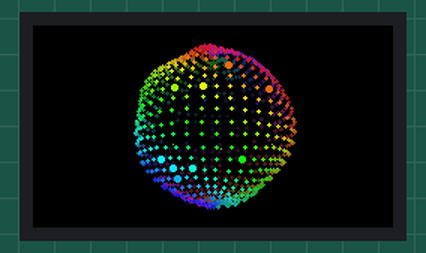
A sketch run on a simulated ESP32. Shown: 240×135 colour display. Random numbers use the default seed unless the sketch sets one.

Above: at 0.65 s.
At 4.46 s:
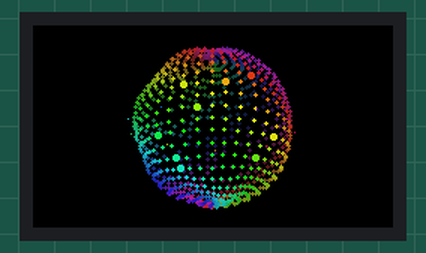
At 7.63 s:
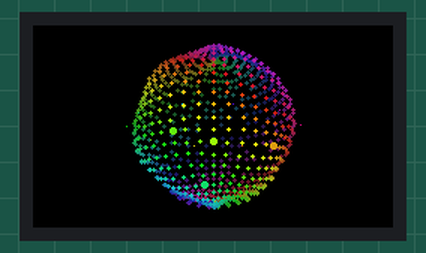
At 11.76 s:
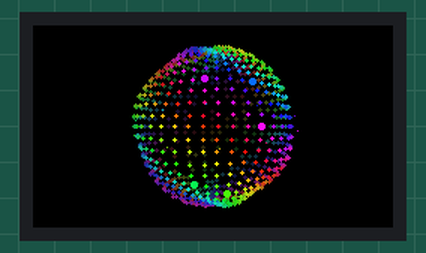
At 17.15 s:
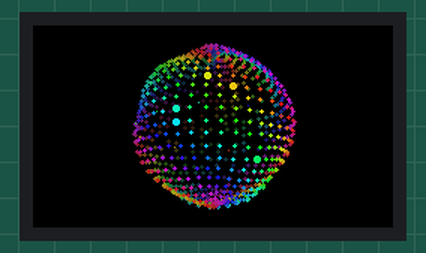
At 21.61 s:
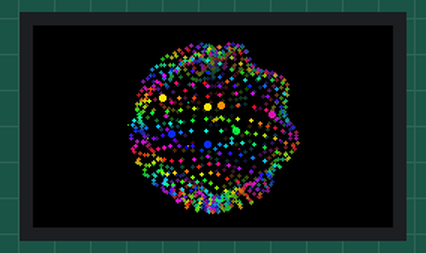

The sketch:

face.ino
```cpp
#include <TFT_eSPI.h>
#include "MatrixCodeNFI18.h"

// ============================================================
// LILYGO / TTGO POCKET SPHERE
//
// RGB animated 3D sphere made from hundreds of glowing dots.
// Inspired by the reference "pocket sphere" animation:
//
//  - dense circular dot grid
//  - real 3D rotation
//  - rainbow colour field
//  - spiral / vortex distortion
//  - moving highlight
//  - different visual modes
//
// The Matrix font is included because it is already part of
// your project, but this animation intentionally uses RGB dots
// rather than Matrix letters.
// ============================================================

TFT_eSPI tft = TFT_eSPI();

#define FRAME_MS          28

// Screen is 240 x 135 in landscape on the TTGO/LILYGO setup.
#define SPHERE_RADIUS     51

// Dot density
#define LAT_COUNT         25
#define LON_COUNT         42
#define TOTAL_POINTS      (LAT_COUNT * LON_COUNT)

// Dot size:
// 0 = 1 pixel
// 1 = 3x3-ish filled circle
#define DOT_RADIUS        1

// Automatically switch between different sphere looks.
#define AUTO_MODE         true
#define MODE_TIME         9000

// ------------------------------------------------------------
// 3D point
// ------------------------------------------------------------
struct SpherePoint {
  float x;
  float y;
  float z;
  float u;
  float v;
};

SpherePoint points[TOTAL_POINTS];

float rotY = 0.0;
float rotX = 0.18;

float timeAnim = 0.0;

unsigned long lastFrame = 0;
unsigned long modeStart = 0;

int mode = 0;

// ------------------------------------------------------------
// RGB colour helper
// HSV hue 0..255 -> RGB565
// ------------------------------------------------------------
uint16_t HSVto565(float hue, float sat, float val) {

  while (hue < 0)
    hue += 255.0;

  while (hue >= 255.0)
    hue -= 255.0;

  float h = hue / 255.0 * 6.0;

  int i = floor(h);
  float f = h - i;

  float p = val * (1.0 - sat);
  float q = val * (1.0 - sat * f);
  float t = val * (1.0 - sat * (1.0 - f));

  float r, g, b;

  switch (i % 6) {

    case 0:
      r = val;
      g = t;
      b = p;
      break;

    case 1:
      r = q;
      g = val;
      b = p;
      break;

    case 2:
      r = p;
      g = val;
      b = t;
      break;

    case 3:
      r = p;
      g = q;
      b = val;
      break;

    case 4:
      r = t;
      g = p;
      b = val;
      break;

    default:
      r = val;
      g = p;
      b = q;
      break;
  }

  uint8_t R = constrain((int)(r * 255.0), 0, 255);
  uint8_t G = constrain((int)(g * 255.0), 0, 255);
  uint8_t B = constrain((int)(b * 255.0), 0, 255);

  return tft.color565(R, G, B);
}

// ------------------------------------------------------------
// Create a clean spherical point grid.
//
// Using latitude rings gives the same dense "dot sphere"
// structure seen in the reference.
// ------------------------------------------------------------
void createSphere() {

  int index = 0;

  for (int lat = 0; lat < LAT_COUNT; lat++) {

    // Avoid making the poles collapse into one giant cluster.
    float v =
      -PI / 2.0 +
      PI * ((float)lat + 0.5) / LAT_COUNT;

    float cv = cos(v);
    float sv = sin(v);

    for (int lon = 0; lon < LON_COUNT; lon++) {

      float u =
        2.0 * PI *
        ((float)lon / LON_COUNT);

      points[index].x = cv * cos(u);
      points[index].y = sv;
      points[index].z = cv * sin(u);

      points[index].u = u;
      points[index].v = v;

      index++;
    }
  }
}

// ------------------------------------------------------------
// Project 3D point onto display
// ------------------------------------------------------------
void projectPoint(
  float x,
  float y,
  float z,
  int &sx,
  int &sy,
  float &depth
) {

  // Rotate Y
  float x1 =
    x * cos(rotY) -
    z * sin(rotY);

  float z1 =
    x * sin(rotY) +
    z * cos(rotY);

  // Rotate X
  float y2 =
    y * cos(rotX) -
    z1 * sin(rotX);

  float z2 =
    y * sin(rotX) +
    z1 * cos(rotX);

  // Perspective
  float camera = 2.6;

  float scale =
    camera /
    (camera - z2 * 0.72);

  int cx = tft.width() / 2;
  int cy = tft.height() / 2;

  sx =
    cx +
    (int)(
      x1 *
      SPHERE_RADIUS *
      scale
    );

  sy =
    cy +
    (int)(
      y2 *
      SPHERE_RADIUS *
      scale
    );

  depth = z2;
}

// ------------------------------------------------------------
// Draw one dot
// ------------------------------------------------------------
void drawSphereDot(
  int x,
  int y,
  uint16_t color,
  int radius
) {

  if (x < -radius ||
      y < -radius ||
      x >= tft.width() + radius ||
      y >= tft.height() + radius)
    return;

  if (radius == 0) {
    tft.drawPixel(x, y, color);
  }
  else {
    tft.fillCircle(x, y, radius, color);
  }
}

// ------------------------------------------------------------
// Different colour fields
// ------------------------------------------------------------
float getHue(
  float u,
  float v,
  float depth,
  int pointIndex
) {

  // MODE 0
  // Classic moving rainbow.
  if (mode == 0) {

    return
      u * 40.0 +
      v * 75.0 +
      timeAnim * 24.0;
  }

  // MODE 1
  // Strong diagonal rainbow bands like the reference.
  if (mode == 1) {

    return
      (u * 85.0) +
      (v * 120.0) +
      timeAnim * 18.0;
  }

  // MODE 2
  // Spiral colour field.
  if (mode == 2) {

    float spiral =
      u +
      v * 3.5;

    return
      spiral * 95.0 +
      timeAnim * 35.0;
  }

  // MODE 3
  // Bright rotating pole / vortex.
  if (mode == 3) {

    return
      atan2(
        sin(u) * cos(v),
        cos(u) * cos(v)
      ) * 80.0 +
      timeAnim * 32.0;
  }

  // MODE 4
  // Smooth travelling wave.
  return
    u * 55.0 +
    sin(v * 5.0 + timeAnim) * 65.0 +
    timeAnim * 15.0;
}

// ------------------------------------------------------------
// Draw the sphere
// ------------------------------------------------------------
void drawSphere() {

  int cx = tft.width() / 2;
  int cy = tft.height() / 2;

  // Temporary projected data
  struct RenderPoint {

    int x;
    int y;

    float depth;
    float hue;
    float brightness;

    uint16_t color;
  };

  static RenderPoint rp[TOTAL_POINTS];

  // ----------------------------------------------------------
  // Transform every point
  // ----------------------------------------------------------
  for (int i = 0; i < TOTAL_POINTS; i++) {

    SpherePoint &p = points[i];

    float x = p.x;
    float y = p.y;
    float z = p.z;

    // --------------------------------------------------------
    // Surface distortion.
    //
    // This is what makes it look alive instead of being just
    // a mathematically perfect static sphere.
    // --------------------------------------------------------

    float angle = p.u;

    float distortion;

    if (mode == 2) {

      distortion =
        1.0 +
        0.075 *
        sin(
          angle * 5.0 -
          p.v * 7.0 +
          timeAnim * 3.0
        );

    }
    else {

      distortion =
        1.0 +
        0.025 *
        sin(
          angle * 4.0 +
          p.v * 5.0 +
          timeAnim * 2.0
        );
    }

    x *= distortion;
    y *= distortion;
    z *= distortion;

    float depth;

    projectPoint(
      x,
      y,
      z,
      rp[i].x,
      rp[i].y,
      depth
    );

    rp[i].depth = depth;

    // --------------------------------------------------------
    // Colour
    // --------------------------------------------------------
    rp[i].hue =
      getHue(
        p.u,
        p.v,
        depth,
        i
      );

    // --------------------------------------------------------
    // Lighting.
    //
    // Front of sphere = bright.
    // Back = dark.
    // --------------------------------------------------------

    float front =
      (depth + 1.0) * 0.5;

    float light =
      0.18 +
      pow(front, 1.65) * 0.82;

    // Moving specular highlight.
    float highlight =
      sin(
        p.u -
        timeAnim * 1.8
      );

    highlight =
      max(0.0f, highlight);

    light +=
      highlight *
      0.16;

    // Extra edge glow.
    float edge =
      1.0 -
      abs(depth);

    light +=
      max(0.0f, edge) *
      0.05;

    if (light > 1.0)
      light = 1.0;

    rp[i].brightness = light;

    // Slightly desaturated shadows.
    float saturation =
      0.95 -
      (1.0 - light) * 0.35;

    rp[i].color =
      HSVto565(
        rp[i].hue,
        saturation,
        light
      );
  }

  // ----------------------------------------------------------
  // Depth sort.
  //
  // Back dots first, front dots last.
  // ----------------------------------------------------------
  for (int i = 0; i < TOTAL_POINTS - 1; i++) {

    for (int j = i + 1; j < TOTAL_POINTS; j++) {

      if (rp[i].depth > rp[j].depth) {

        RenderPoint temp =
          rp[i];

        rp[i] =
          rp[j];

        rp[j] =
          temp;
      }
    }
  }

  // ----------------------------------------------------------
  // Draw dots
  // ----------------------------------------------------------
  for (int i = 0; i < TOTAL_POINTS; i++) {

    // Make the rear hemisphere noticeably darker.
    if (rp[i].depth < -0.45) {

      if (random(100) > 60)
        continue;
    }

    int radius = DOT_RADIUS;

    // Occasionally make front dots brighter/larger.
    if (rp[i].depth > 0.72 &&
        random(100) < 7) {

      radius = 2;
    }

    drawSphereDot(
      rp[i].x,
      rp[i].y,
      rp[i].color,
      radius
    );
  }

  // ----------------------------------------------------------
  // Bright rotating spiral / vortex.
  //
  // This gives the "hole / spiral" look visible in some of
  // your reference frames.
  // ----------------------------------------------------------

  if (mode == 2 || mode == 3) {

    for (int i = 0; i < 18; i++) {

      float a =
        timeAnim * 2.0 +
        i * 0.38;

      float r =
        5.0 +
        i * 2.15;

      float px =
        cx +
        cos(a) * r;

      float py =
        cy +
        sin(a) * r * 0.72;

      uint16_t c =
        HSVto565(
          timeAnim * 30.0 + i * 14.0,
          1.0,
          0.75 + i * 0.012
        );

      drawSphereDot(
        px,
        py,
        c,
        1
      );
    }
  }
}

// ------------------------------------------------------------
// Tiny orbiting particles
// ------------------------------------------------------------
void drawOrbitParticles() {

  int cx = tft.width() / 2;
  int cy = tft.height() / 2;

  for (int i = 0; i < 10; i++) {

    float a =
      timeAnim * 0.8 +
      i * 0.628;

    float rx =
      SPHERE_RADIUS +
      4 +
      sin(timeAnim * 2.0 + i) * 4;

    float ry =
      rx * 0.28;

    int x =
      cx +
      cos(a) * rx;

    int y =
      cy +
      sin(a) * ry;

    uint16_t c =
      HSVto565(
        timeAnim * 30.0 + i * 22,
        0.95,
        0.8
      );

    drawSphereDot(
      x,
      y,
      c,
      0
    );
  }
}

// ------------------------------------------------------------
// Setup
// ------------------------------------------------------------
void setup() {

  randomSeed(
    analogRead(0) ^
    micros()
  );

  tft.init();

  // Landscape: 240 x 135
  tft.setRotation(1);

  // Keep your custom font available for the project.
  tft.loadFont(MatrixCodeNFI18);

  tft.fillScreen(TFT_BLACK);

  createSphere();

  modeStart = millis();
}

// ------------------------------------------------------------
// Main loop
// ------------------------------------------------------------
void loop() {

  unsigned long now = millis();

  if (now - lastFrame < FRAME_MS)
    return;

  lastFrame = now;

  timeAnim += 0.045;

  // Smooth 3D rotation
  rotY += 0.032;

  rotX =
    0.16 +
    sin(timeAnim * 0.45) * 0.18;

  // ----------------------------------------------------------
  // Automatic visual mode switching
  // ----------------------------------------------------------
  if (AUTO_MODE &&
      now - modeStart > MODE_TIME) {

    mode++;

    if (mode > 4)
      mode = 0;

    modeStart = now;
  }

  // ----------------------------------------------------------
  // Draw
  // ----------------------------------------------------------
  tft.fillScreen(TFT_BLACK);

  drawSphere();

  drawOrbitParticles();
}
```

Source omitted: ixCodeNFI18.h (data table, 284008 bytes)
